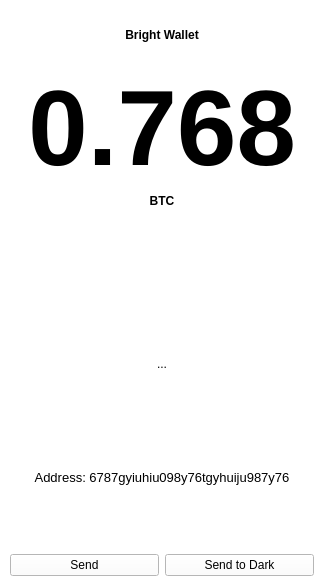
<?xml version="1.0" encoding="UTF-8"?>
<ui version="4.0">
 <class>BrightWallet</class>
 <widget class="QWidget" name="BrightWallet">
  <property name="geometry">
   <rect>
    <x>0</x>
    <y>0</y>
    <width>324</width>
    <height>586</height>
   </rect>
  </property>
  <property name="windowTitle">
   <string>Form</string>
  </property>
  <property name="styleSheet">
   <string notr="true">background-color: rgb(255, 255, 255);</string>
  </property>
  <layout class="QVBoxLayout" name="verticalLayout_2">
   <property name="spacing">
    <number>-1</number>
   </property>
   <property name="leftMargin">
    <number>10</number>
   </property>
   <property name="topMargin">
    <number>0</number>
   </property>
   <property name="rightMargin">
    <number>10</number>
   </property>
   <property name="bottomMargin">
    <number>0</number>
   </property>
   <item>
    <layout class="QHBoxLayout" name="horizontalLayout">
     <property name="topMargin">
      <number>0</number>
     </property>
     <item>
      <widget class="QPushButton" name="closeWindowButton">
       <property name="sizePolicy">
        <sizepolicy hsizetype="Minimum" vsizetype="Fixed">
         <horstretch>0</horstretch>
         <verstretch>0</verstretch>
        </sizepolicy>
       </property>
       <property name="text">
        <string/>
       </property>
       <property name="icon">
        <iconset resource="resources.qrc">
         <normaloff>:/black_back</normaloff>:/black_back</iconset>
       </property>
       <property name="flat">
        <bool>true</bool>
       </property>
      </widget>
     </item>
     <item>
      <spacer name="horizontalSpacer">
       <property name="orientation">
        <enum>Qt::Horizontal</enum>
       </property>
       <property name="sizeHint" stdset="0">
        <size>
         <width>40</width>
         <height>20</height>
        </size>
       </property>
      </spacer>
     </item>
    </layout>
   </item>
   <item>
    <layout class="QVBoxLayout" name="verticalLayout">
     <item>
      <widget class="QLabel" name="label">
       <property name="font">
        <font>
         <weight>75</weight>
         <bold>true</bold>
        </font>
       </property>
       <property name="text">
        <string>Bright Wallet</string>
       </property>
       <property name="alignment">
        <set>Qt::AlignCenter</set>
       </property>
      </widget>
     </item>
     <item>
      <spacer name="verticalSpacer_2">
       <property name="orientation">
        <enum>Qt::Vertical</enum>
       </property>
       <property name="sizeType">
        <enum>QSizePolicy::Fixed</enum>
       </property>
       <property name="sizeHint" stdset="0">
        <size>
         <width>20</width>
         <height>20</height>
        </size>
       </property>
      </spacer>
     </item>
     <item>
      <widget class="QLabel" name="totalLabel">
       <property name="font">
        <font>
         <pointsize>80</pointsize>
         <weight>75</weight>
         <bold>true</bold>
        </font>
       </property>
       <property name="text">
        <string>0.768</string>
       </property>
       <property name="alignment">
        <set>Qt::AlignCenter</set>
       </property>
      </widget>
     </item>
     <item>
      <widget class="QLabel" name="label_4">
       <property name="font">
        <font>
         <weight>75</weight>
         <bold>true</bold>
        </font>
       </property>
       <property name="text">
        <string>BTC</string>
       </property>
       <property name="alignment">
        <set>Qt::AlignCenter</set>
       </property>
      </widget>
     </item>
     <item>
      <spacer name="verticalSpacer_4">
       <property name="orientation">
        <enum>Qt::Vertical</enum>
       </property>
       <property name="sizeType">
        <enum>QSizePolicy::Fixed</enum>
       </property>
       <property name="sizeHint" stdset="0">
        <size>
         <width>20</width>
         <height>40</height>
        </size>
       </property>
      </spacer>
     </item>
     <item>
      <layout class="QHBoxLayout" name="horizontalLayout_3">
       <property name="topMargin">
        <number>10</number>
       </property>
       <item>
        <spacer name="horizontalSpacer_2">
         <property name="orientation">
          <enum>Qt::Horizontal</enum>
         </property>
         <property name="sizeType">
          <enum>QSizePolicy::Fixed</enum>
         </property>
         <property name="sizeHint" stdset="0">
          <size>
           <width>40</width>
           <height>20</height>
          </size>
         </property>
        </spacer>
       </item>
       <item>
        <widget class="QLabel" name="qrCodeLabel">
         <property name="sizePolicy">
          <sizepolicy hsizetype="Ignored" vsizetype="Ignored">
           <horstretch>1</horstretch>
           <verstretch>1</verstretch>
          </sizepolicy>
         </property>
         <property name="minimumSize">
          <size>
           <width>200</width>
           <height>200</height>
          </size>
         </property>
         <property name="sizeIncrement">
          <size>
           <width>0</width>
           <height>0</height>
          </size>
         </property>
         <property name="text">
          <string>...</string>
         </property>
         <property name="scaledContents">
          <bool>true</bool>
         </property>
         <property name="alignment">
          <set>Qt::AlignCenter</set>
         </property>
         <property name="wordWrap">
          <bool>false</bool>
         </property>
         <property name="margin">
          <number>0</number>
         </property>
        </widget>
       </item>
       <item>
        <spacer name="horizontalSpacer_3">
         <property name="orientation">
          <enum>Qt::Horizontal</enum>
         </property>
         <property name="sizeType">
          <enum>QSizePolicy::Fixed</enum>
         </property>
         <property name="sizeHint" stdset="0">
          <size>
           <width>40</width>
           <height>20</height>
          </size>
         </property>
        </spacer>
       </item>
      </layout>
     </item>
     <item>
      <widget class="QLabel" name="qrAddressLabel">
       <property name="font">
        <font>
         <pointsize>10</pointsize>
        </font>
       </property>
       <property name="text">
        <string>Address: 6787gyiuhiu098y76tgyhuiju987y76</string>
       </property>
       <property name="alignment">
        <set>Qt::AlignCenter</set>
       </property>
      </widget>
     </item>
     <item>
      <spacer name="verticalSpacer_3">
       <property name="orientation">
        <enum>Qt::Vertical</enum>
       </property>
       <property name="sizeHint" stdset="0">
        <size>
         <width>20</width>
         <height>40</height>
        </size>
       </property>
      </spacer>
     </item>
     <item>
      <layout class="QHBoxLayout" name="horizontalLayout_2">
       <property name="topMargin">
        <number>0</number>
       </property>
       <item>
        <widget class="QPushButton" name="sendButton">
         <property name="text">
          <string>Send</string>
         </property>
        </widget>
       </item>
       <item>
        <widget class="QPushButton" name="sendToDarkWalletButton">
         <property name="text">
          <string>Send to Dark</string>
         </property>
        </widget>
       </item>
      </layout>
     </item>
     <item>
      <spacer name="verticalSpacer">
       <property name="orientation">
        <enum>Qt::Vertical</enum>
       </property>
       <property name="sizeType">
        <enum>QSizePolicy::Fixed</enum>
       </property>
       <property name="sizeHint" stdset="0">
        <size>
         <width>20</width>
         <height>10</height>
        </size>
       </property>
      </spacer>
     </item>
    </layout>
   </item>
  </layout>
 </widget>
 <resources>
  <include location="resources.qrc"/>
 </resources>
 <connections/>
</ui>
